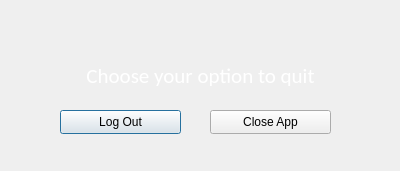
<?xml version="1.0" encoding="UTF-8"?>
<ui version="4.0">
 <class>QuitDialog</class>
 <widget class="QDialog" name="QuitDialog">
  <property name="geometry">
   <rect>
    <x>0</x>
    <y>0</y>
    <width>400</width>
    <height>171</height>
   </rect>
  </property>
  <property name="windowTitle">
   <string>Dialog</string>
  </property>
  <widget class="QPushButton" name="logoutButton">
   <property name="geometry">
    <rect>
     <x>60</x>
     <y>110</y>
     <width>121</width>
     <height>24</height>
    </rect>
   </property>
   <property name="text">
    <string>Log Out</string>
   </property>
  </widget>
  <widget class="QPushButton" name="closeButton">
   <property name="geometry">
    <rect>
     <x>210</x>
     <y>110</y>
     <width>121</width>
     <height>24</height>
    </rect>
   </property>
   <property name="text">
    <string>Close App</string>
   </property>
  </widget>
  <widget class="QLabel" name="backgroundLabel">
   <property name="geometry">
    <rect>
     <x>-80</x>
     <y>0</y>
     <width>581</width>
     <height>181</height>
    </rect>
   </property>
   <property name="text">
    <string/>
   </property>
   <property name="pixmap">
    <pixmap resource="Resources.qrc">:/Resources/logInBackground.jpg</pixmap>
   </property>
   <property name="scaledContents">
    <bool>false</bool>
   </property>
  </widget>
  <widget class="QLabel" name="questionLabel">
   <property name="geometry">
    <rect>
     <x>50</x>
     <y>60</y>
     <width>301</width>
     <height>31</height>
    </rect>
   </property>
   <property name="font">
    <font>
     <family>Calibri</family>
     <pointsize>16</pointsize>
     <bold>false</bold>
    </font>
   </property>
   <property name="styleSheet">
    <string notr="true">color:white;</string>
   </property>
   <property name="text">
    <string>Choose your option to quit</string>
   </property>
   <property name="alignment">
    <set>Qt::AlignCenter</set>
   </property>
  </widget>
  <zorder>backgroundLabel</zorder>
  <zorder>logoutButton</zorder>
  <zorder>closeButton</zorder>
  <zorder>questionLabel</zorder>
 </widget>
 <resources>
  <include location="Resources.qrc"/>
 </resources>
 <connections/>
</ui>
